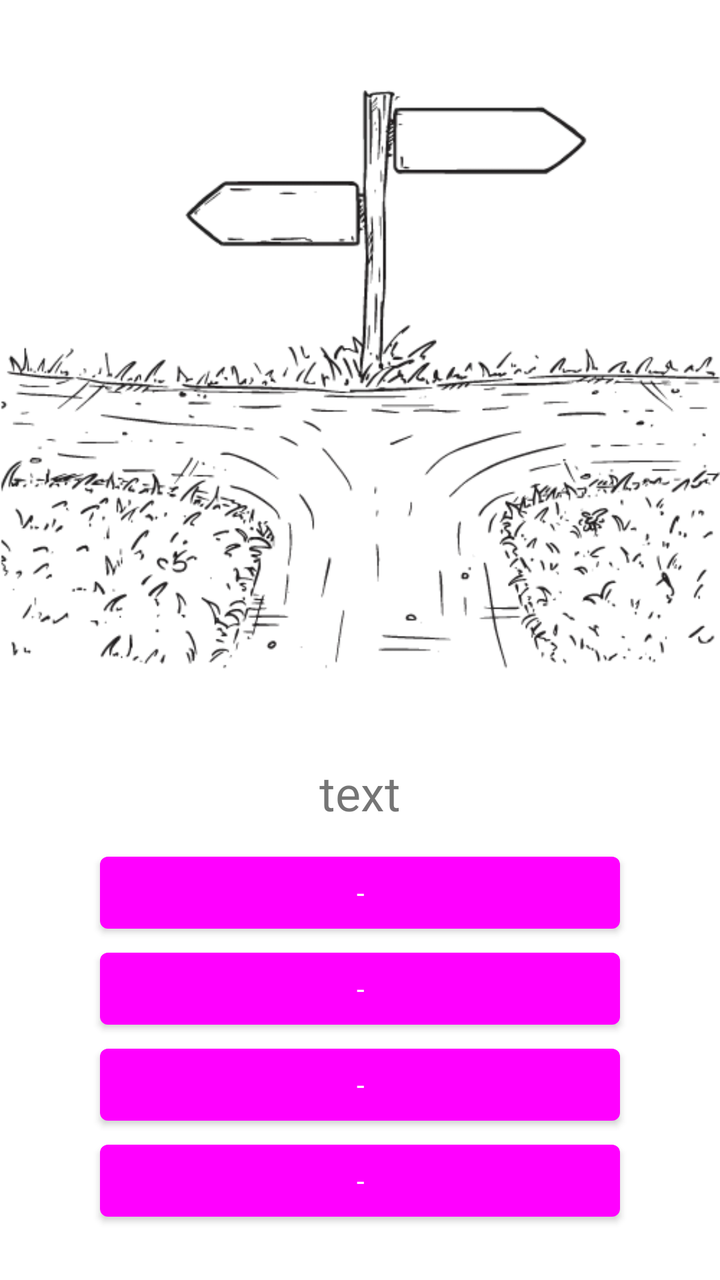
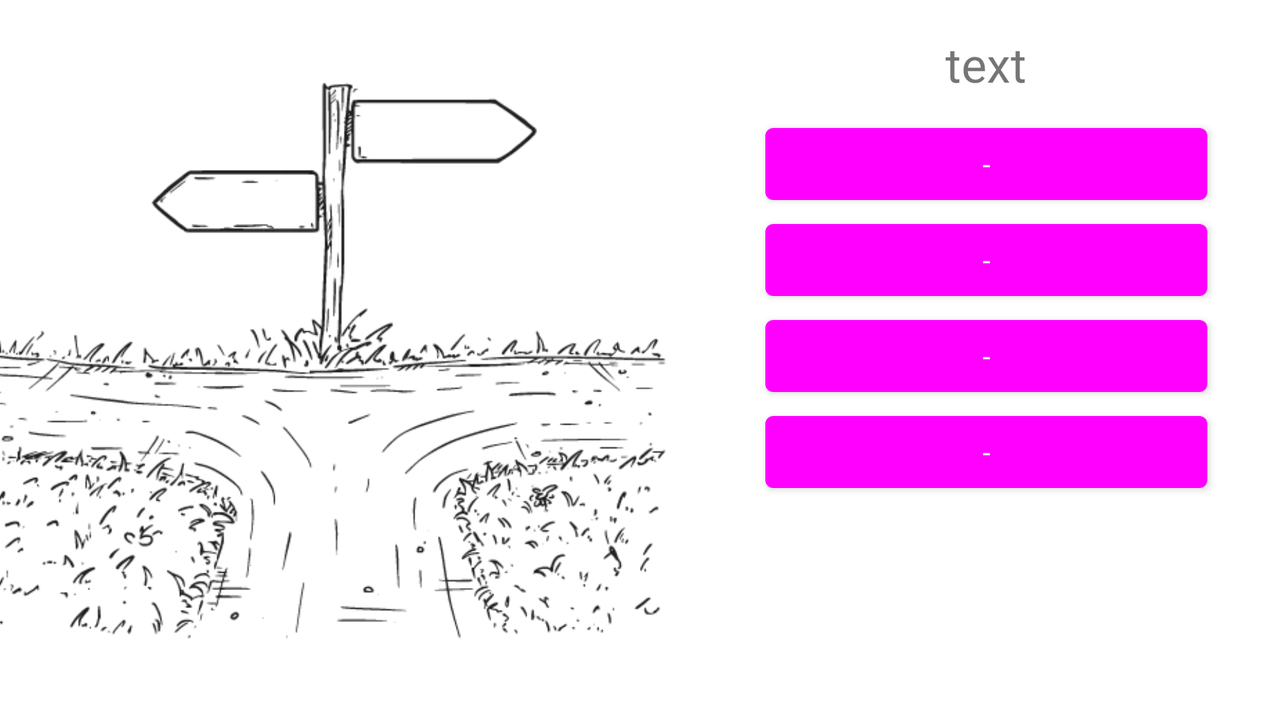

First picture: res/layout/ on a phone held upright. Second picture: the repository's own variant of that layout, on a device whose configuration matches the variant's folder. Source for both follows.
<!-- AndroidManifest.xml: application theme Theme.Thylostcity -->
<!-- res/layout/activity_game_screen.xml -->
<?xml version="1.0" encoding="utf-8"?>
<androidx.constraintlayout.widget.ConstraintLayout xmlns:android="http://schemas.android.com/apk/res/android"
    xmlns:app="http://schemas.android.com/apk/res-auto"
    xmlns:tools="http://schemas.android.com/tools"
    android:layout_width="match_parent"
    android:layout_height="match_parent"
    tools:context=".GameScreen">

    <LinearLayout
        android:layout_width="match_parent"
        android:layout_height="match_parent"
        android:orientation="vertical"
        app:layout_editor_absoluteX="0dp"
        app:layout_editor_absoluteY="0dp">

        <ImageView
            android:id="@+id/gameImageView"
            android:layout_width="match_parent"
            android:layout_height="380dp"
            android:scaleType="centerInside"
            app:srcCompat="@drawable/sign" />

        <TextView
            android:id="@+id/gameTextView"
            android:layout_width="match_parent"
            android:layout_height="wrap_content"
            android:layout_marginBottom="10dp"
            android:fontFamily="@font/architects_daughter"
            android:text="text"
            android:textAlignment="center"
            android:textSize="24sp" />

        <Button
            android:id="@+id/choiceBtn1"
            android:layout_width="match_parent"
            android:layout_height="wrap_content"
            android:layout_marginLeft="50dp"
            android:layout_marginRight="50dp"
            android:fontFamily="@font/architects_daughter"
            android:text="-"
            app:layout_editor_absoluteX="0dp"
            app:layout_editor_absoluteY="440dp" />

        <Button
            android:id="@+id/choiceBtn2"
            android:layout_width="match_parent"
            android:layout_height="wrap_content"
            android:layout_marginLeft="50dp"
            android:layout_marginRight="50dp"
            android:fontFamily="@font/architects_daughter"
            android:text="-"
            app:layout_editor_absoluteX="0dp"
            app:layout_editor_absoluteY="488dp" />

        <Button
            android:id="@+id/choiceBtn3"
            android:layout_width="match_parent"
            android:layout_height="wrap_content"
            android:layout_marginLeft="50dp"
            android:layout_marginRight="50dp"
            android:fontFamily="@font/architects_daughter"
            android:text="-"
            app:layout_editor_absoluteX="0dp"
            app:layout_editor_absoluteY="536dp" />

        <Button
            android:id="@+id/choiceBtn4"
            android:layout_width="match_parent"
            android:layout_height="wrap_content"
            android:layout_marginLeft="50dp"
            android:layout_marginRight="50dp"
            android:fontFamily="@font/architects_daughter"
            android:text="-"
            app:layout_editor_absoluteX="0dp"
            app:layout_editor_absoluteY="584dp" />
    </LinearLayout>
</androidx.constraintlayout.widget.ConstraintLayout>
<!-- resources referenced by this layout -->
<resources>
  <!-- drawable sign: webp bitmap (drawable-night-mdpi, 38534 bytes) -->
  <style name="Theme.Thylostcity" parent="Theme.MaterialComponents.DayNight.NoActionBar">
          
          <item name="colorPrimary">@color/grey</item>
          <item name="colorPrimaryVariant">@color/purple_700</item>
          <item name="colorOnPrimary">@color/white</item>
          
          <item name="colorSecondary">@color/teal_200</item>
          <item name="colorSecondaryVariant">@color/teal_700</item>
          <item name="colorOnSecondary">@color/black</item>
          
          <item name="android:statusBarColor">?attr/colorPrimaryVariant</item>
          
      </style>
</resources>
<!-- res/layout-land/activity_game_screen.xml (the repository's variant of the layout above) -->
<!-- drawn on the phone turned sideways -->
<?xml version="1.0" encoding="utf-8"?>
<androidx.constraintlayout.widget.ConstraintLayout xmlns:android="http://schemas.android.com/apk/res/android"
    xmlns:app="http://schemas.android.com/apk/res-auto"
    xmlns:tools="http://schemas.android.com/tools"
    android:layout_width="match_parent"
    android:layout_height="match_parent"
    tools:context=".GameScreen">

    <LinearLayout
        android:id="@+id/linearLayout2"
        android:layout_width="346dp"
        android:layout_height="405dp"
        android:orientation="vertical"
        app:layout_constraintBottom_toBottomOf="parent"
        app:layout_constraintEnd_toStartOf="@+id/linearLayout"
        app:layout_constraintStart_toStartOf="parent"
        app:layout_constraintTop_toTopOf="parent"
        app:layout_editor_absoluteX="0dp"
        app:layout_editor_absoluteY="0dp">

        <ImageView
            android:id="@+id/gameImageView"
            android:layout_width="match_parent"
            android:layout_height="match_parent"
            android:scaleType="centerInside"
            app:srcCompat="@drawable/sign" />

    </LinearLayout>

    <LinearLayout
        android:id="@+id/linearLayout"
        android:layout_width="321dp"
        android:layout_height="389dp"
        android:layout_marginTop="60dp"
        android:orientation="vertical"
        app:layout_constraintBottom_toBottomOf="parent"
        app:layout_constraintEnd_toEndOf="parent"
        app:layout_constraintStart_toEndOf="@+id/linearLayout2"
        app:layout_constraintTop_toTopOf="parent">

        <TextView
            android:id="@+id/gameTextView"
            android:layout_width="match_parent"
            android:layout_height="wrap_content"
            android:layout_marginBottom="10dp"
            android:fontFamily="@font/architects_daughter"
            android:text="text"
            android:textAlignment="center"
            android:textSize="24sp" />

        <Button
            android:id="@+id/choiceBtn1"
            android:layout_width="match_parent"
            android:layout_height="wrap_content"
            android:layout_marginLeft="50dp"
            android:layout_marginRight="50dp"
            android:fontFamily="@font/architects_daughter"
            android:text="-"
            app:layout_editor_absoluteX="0dp"
            app:layout_editor_absoluteY="440dp" />

        <Button
            android:id="@+id/choiceBtn2"
            android:layout_width="match_parent"
            android:layout_height="wrap_content"
            android:layout_marginLeft="50dp"
            android:layout_marginRight="50dp"
            android:fontFamily="@font/architects_daughter"
            android:text="-"
            app:layout_editor_absoluteX="0dp"
            app:layout_editor_absoluteY="488dp" />

        <Button
            android:id="@+id/choiceBtn3"
            android:layout_width="match_parent"
            android:layout_height="wrap_content"
            android:layout_marginLeft="50dp"
            android:layout_marginRight="50dp"
            android:fontFamily="@font/architects_daughter"
            android:text="-"
            app:layout_editor_absoluteX="0dp"
            app:layout_editor_absoluteY="536dp" />

        <Button
            android:id="@+id/choiceBtn4"
            android:layout_width="match_parent"
            android:layout_height="wrap_content"
            android:layout_marginLeft="50dp"
            android:layout_marginRight="50dp"
            android:fontFamily="@font/architects_daughter"
            android:text="-"
            app:layout_editor_absoluteX="0dp"
            app:layout_editor_absoluteY="584dp" />
    </LinearLayout>
</androidx.constraintlayout.widget.ConstraintLayout>
